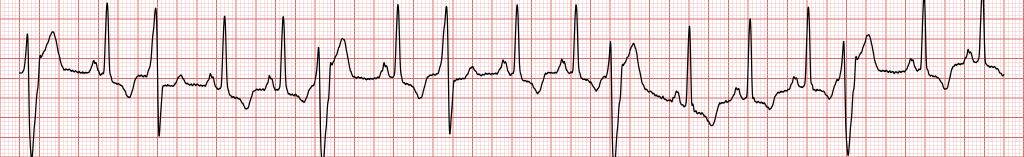
#> input picture backend/sample_data/ecg_strip_rendered_from_mitdb_233.png, 2047 x 314 px (shown at 1/2 size)
$ python -i image_digitizer.py   (imports and definitions only)
#> lines starting #> are read from the running program, lines starting #| are printed output that depends on the picture
#> further down, picture is the input picture: shape (314, 2047, 3); mean B, G, R 221.1, 221.1, 241.1
"""ECG paper/image digitisation (OpenCV).

Steps: grid detection (colour + periodicity) -> waveform mask -> lead-row segmentation ->
column-wise trace extraction -> calibration from grid spacing -> 1-D signal.

Calibration assumes the standard 25 mm/s paper speed and 10 mm/mV gain unless the caller
supplies other values; both assumptions are returned explicitly. If no grid can be detected
reliably, the trace is returned in pixel units only and no heart rate / intervals /
classification are produced.
"""
from __future__ import annotations

import cv2
import numpy as np


# [9 lines left out: function _load, not called in this run]


def _period(profile: np.ndarray, lo: int = 4, hi: int = 80) -> tuple[float | None, float]:
    p = profile - profile.mean()
    if np.allclose(p, 0):
        return None, 0.0
    ac = np.correlate(p, p, mode="full")[len(p) - 1:]
    ac = ac / (ac[0] + 1e-12)
    hi = min(hi, len(ac) - 1)
    if hi <= lo:
        return None, 0.0
    seg = ac[lo:hi]
    # first local maximum that reaches 70% of the best peak (avoids picking a harmonic)
    peaks = [i for i in range(1, len(seg) - 1) if seg[i] >= seg[i - 1] and seg[i] >= seg[i + 1]]
    if not peaks:
        return None, 0.0
    best = max(seg[i] for i in peaks)
    k = next(i for i in peaks if seg[i] >= 0.7 * best) + lo
    # refine with parabolic interpolation
    if 1 <= k < len(ac) - 1:
        a, b, c = ac[k - 1], ac[k], ac[k + 1]
        denom = a - 2 * b + c
        k = k + (0.5 * (a - c) / denom if denom != 0 else 0)
    return float(k), float(ac[int(round(k))])


def detect_grid(img: np.ndarray) -> dict:
    hsv = cv2.cvtColor(img, cv2.COLOR_BGR2HSV)
#> hsv: shape (314, 2047, 3); mean H, S, V 0, 22.1, 241.1
    b, g, r = [img[:, :, i].astype(int) for i in range(3)]
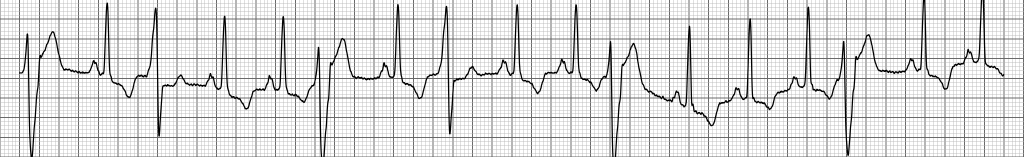
#> b: shape (314, 2047) int64 (shown at 1/2 size); min 0, max 255, mean 221.1
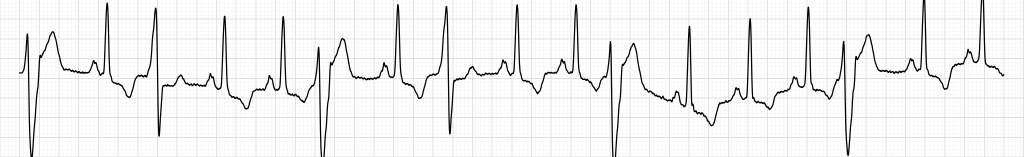
#> r: shape (314, 2047) int64 (shown at 1/2 size); min 0, max 255, mean 241.1
    colored = ((r - g > 25) & (r - b > 10)) | ((hsv[:, :, 1] > 40) & (hsv[:, :, 2] > 120))
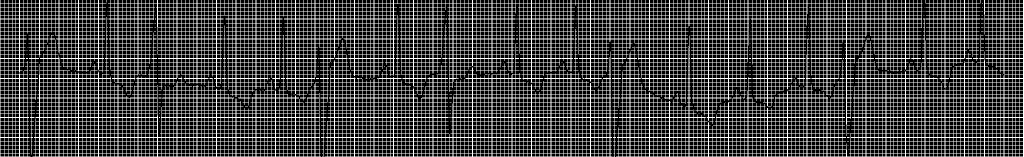
#> colored: shape (314, 2047) bool (shown at 1/2 size); 27% white in thin lines or dots
    if colored.mean() > 0.01:
        mask = colored.astype(np.uint8)
        kind = "coloured grid"
    else:  # grey-scale grid: light lines (not the darkest waveform pixels)
        gray = cv2.cvtColor(img, cv2.COLOR_BGR2GRAY)
        mask = ((gray < 235) & (gray > 120)).astype(np.uint8)
        kind = "grey grid"
    px, cx = _period(mask.sum(axis=0).astype(float))
#> in _period, `p = profile - profile.mean()`: p = 2047 values, max 229.3 at index 0, min -61.7 at index 896, mean -1.21e-14
#> in _period, `ac = np.correlate(p, p, mode="full")[len(p) - 1:]`: ac = 2047 values, max 17711365.4 at index 0, min -3157256.9 at index 20, mean 4326.2
#> in _period, `ac = ac / (ac[0] + 1e-12)`: ac = 2047 values, max 1 at index 0, min -0.178 at index 20, mean 0.000244
#> in _period, `hi = min(hi, len(ac) - 1)`: hi = 80
#> in _period, `seg = ac[lo:hi]`: seg = 76 values, max 0.773 at index 59, min -0.178 at index 16, mean 0.0042
#> in _period, `peaks = [i for i in range(1, len(seg) - 1) if seg[i] >= seg[i - 1] and..`: peaks = [4, 12, 20, 27, 35, 43, 51, 59, 67]
#> in _period, `best = max(seg[i] for i in peaks)`: best = 0.773
#> in _period, `k = next(i for i in peaks if seg[i] >= 0.7 * best) + lo`: k = 8
#> in _period, `a, b, c = ac[k - 1], ac[k], ac[k + 1]`: a = 0.12; b = 0.702; c = -0.0121
#> in _period, `denom = a - 2 * b + c`: denom = -1.3
#> in _period, `k = k + (0.5 * (a - c) / denom if denom != 0 else 0)`: k = 7.95
#> px = 7.95; cx = 0.702
    py, cy = _period(mask.sum(axis=1).astype(float))
#> py = 7.94; cy = 0.676
    ok = px is not None and py is not None and cx > 0.3 and cy > 0.3 and abs(px - py) / max(px, py) < 0.15
#> ok = True
    small = (px + py) / 2 if ok else None
#> small = 7.95
    # If the dominant period is the large (5 mm) box, the small box is a fifth of it
    if ok and small >= 20:
        sub, csub = _period(mask.sum(axis=0).astype(float), lo=max(3, int(small / 5) - 2), hi=int(small / 5) + 3)
        if sub and csub > 0.2 and abs(sub * 5 - small) / small < 0.1:
            small = sub
    return {"detected": bool(ok), "kind": kind, "small_box_px": small,
            "confidence": round(float(min(cx, cy)) if ok else 0.0, 3), "mask": mask}


# [97 lines left out: functions waveform_mask, segment_rows, trace_row, digitize_ecg_image, not called in this run]


def _grid_public(grid: dict) -> dict:
    return {k: v for k, v in grid.items() if k != "mask"}

>>> import cv2
>>> picture = cv2.imread('../../backend/sample_data/ecg_strip_rendered_from_mitdb_233.png')
>>> result = detect_grid(picture)
#> result = 5 items
